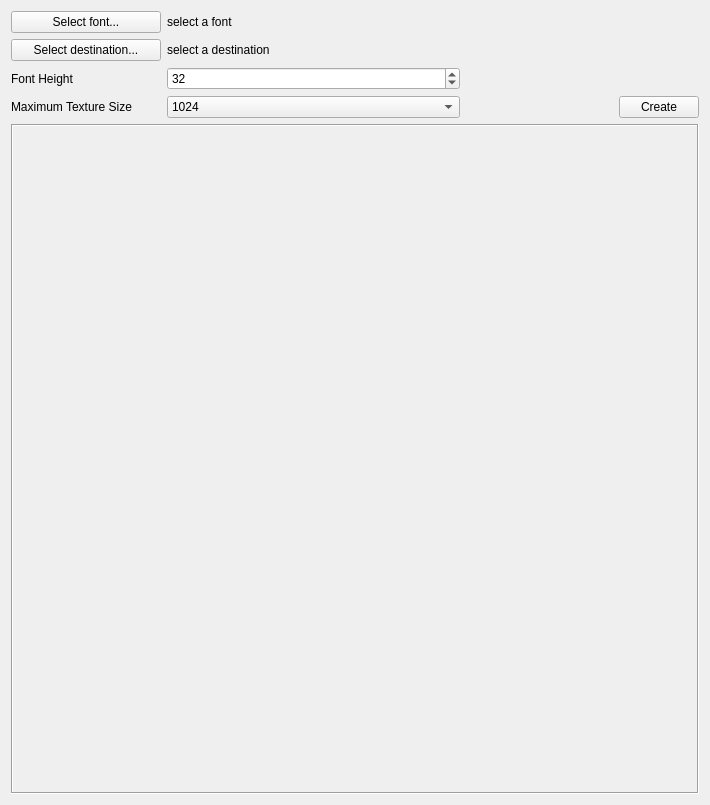
<?xml version="1.0" encoding="UTF-8"?>
<ui version="4.0">
 <class>mainDialog</class>
 <widget class="QWidget" name="mainDialog">
  <property name="geometry">
   <rect>
    <x>0</x>
    <y>0</y>
    <width>710</width>
    <height>805</height>
   </rect>
  </property>
  <property name="windowTitle">
   <string>WebGL Font Converter</string>
  </property>
  <layout class="QVBoxLayout" name="verticalLayout_2">
   <item>
    <layout class="QVBoxLayout" name="verticalLayout" stretch="0,0">
     <item>
      <layout class="QGridLayout" name="layoutSettings">
       <item row="1" column="1">
        <widget class="QLabel" name="labelFontFile">
         <property name="sizePolicy">
          <sizepolicy hsizetype="MinimumExpanding" vsizetype="Preferred">
           <horstretch>0</horstretch>
           <verstretch>0</verstretch>
          </sizepolicy>
         </property>
         <property name="text">
          <string>select a font</string>
         </property>
        </widget>
       </item>
       <item row="1" column="0">
        <widget class="QPushButton" name="buttonFontFile">
         <property name="text">
          <string>Select font...</string>
         </property>
        </widget>
       </item>
       <item row="2" column="0">
        <widget class="QPushButton" name="buttonDestination">
         <property name="text">
          <string>Select destination...</string>
         </property>
        </widget>
       </item>
       <item row="3" column="0">
        <widget class="QLabel" name="labelFontHeight">
         <property name="minimumSize">
          <size>
           <width>150</width>
           <height>0</height>
          </size>
         </property>
         <property name="text">
          <string>Font Height</string>
         </property>
        </widget>
       </item>
       <item row="4" column="0">
        <widget class="QLabel" name="labelTexSize">
         <property name="minimumSize">
          <size>
           <width>150</width>
           <height>0</height>
          </size>
         </property>
         <property name="text">
          <string>Maximum Texture Size</string>
         </property>
        </widget>
       </item>
       <item row="2" column="1">
        <widget class="QLabel" name="labelDestination">
         <property name="text">
          <string>select a destination</string>
         </property>
        </widget>
       </item>
       <item row="3" column="1">
        <widget class="QSpinBox" name="spinFontHeight">
         <property name="sizePolicy">
          <sizepolicy hsizetype="Minimum" vsizetype="Fixed">
           <horstretch>2</horstretch>
           <verstretch>0</verstretch>
          </sizepolicy>
         </property>
         <property name="minimum">
          <number>4</number>
         </property>
         <property name="maximum">
          <number>256</number>
         </property>
         <property name="value">
          <number>32</number>
         </property>
        </widget>
       </item>
       <item row="4" column="1">
        <widget class="QComboBox" name="comboTexSize">
         <property name="sizePolicy">
          <sizepolicy hsizetype="Preferred" vsizetype="Fixed">
           <horstretch>2</horstretch>
           <verstretch>0</verstretch>
          </sizepolicy>
         </property>
         <property name="currentIndex">
          <number>3</number>
         </property>
         <item>
          <property name="text">
           <string>128</string>
          </property>
         </item>
         <item>
          <property name="text">
           <string>256</string>
          </property>
         </item>
         <item>
          <property name="text">
           <string>512</string>
          </property>
         </item>
         <item>
          <property name="text">
           <string>1024</string>
          </property>
         </item>
         <item>
          <property name="text">
           <string>2048</string>
          </property>
         </item>
         <item>
          <property name="text">
           <string>4096</string>
          </property>
         </item>
        </widget>
       </item>
       <item row="4" column="3">
        <widget class="QPushButton" name="buttonCreate">
         <property name="text">
          <string>Create</string>
         </property>
        </widget>
       </item>
       <item row="4" column="2">
        <widget class="QLabel" name="labelFill">
         <property name="sizePolicy">
          <sizepolicy hsizetype="Preferred" vsizetype="Preferred">
           <horstretch>1</horstretch>
           <verstretch>0</verstretch>
          </sizepolicy>
         </property>
         <property name="minimumSize">
          <size>
           <width>20</width>
           <height>0</height>
          </size>
         </property>
         <property name="text">
          <string/>
         </property>
        </widget>
       </item>
      </layout>
     </item>
     <item>
      <widget class="QFrame" name="fontPreview">
       <property name="sizePolicy">
        <sizepolicy hsizetype="Preferred" vsizetype="Expanding">
         <horstretch>0</horstretch>
         <verstretch>0</verstretch>
        </sizepolicy>
       </property>
       <property name="frameShape">
        <enum>QFrame::Box</enum>
       </property>
       <property name="frameShadow">
        <enum>QFrame::Sunken</enum>
       </property>
      </widget>
     </item>
    </layout>
   </item>
  </layout>
 </widget>
 <resources/>
 <connections/>
</ui>
